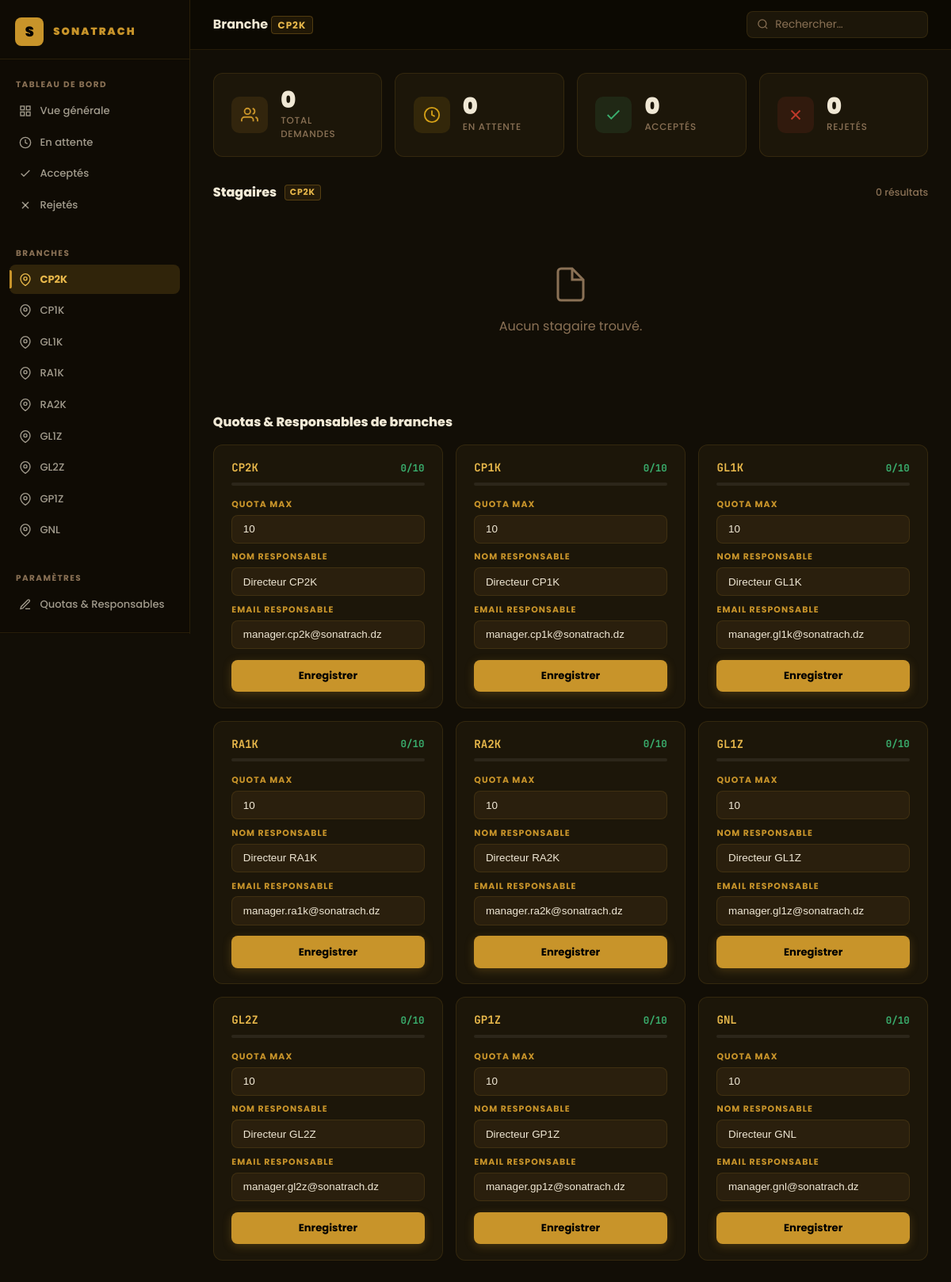
/admin/dashboard.php?branch=CP2K (signed in), run on the app's committed database.
### tables this page shows
CREATE TABLE IF NOT EXISTS `branch_quotas` (
  `branch`      VARCHAR(16) NOT NULL,
  `max_quota`   INT UNSIGNED NOT NULL DEFAULT 10,
  `manager_email` VARCHAR(150) DEFAULT NULL,
  `manager_name`  VARCHAR(200) DEFAULT NULL,
  PRIMARY KEY (`branch`)
);

### admin/dashboard.php (the view, shortened to what this page needs)
<?php
require_once __DIR__ . '/../include/db.php';
$filterBranch  = $_GET['branch']  ?? '';
$filterStatus  = $_GET['status']  ?? '';
$filterSearch  = trim($_GET['q']  ?? '');
$page          = max(1, (int)($_GET['page'] ?? 1));
$perPage       = 12;
$where  = [];
$params = [];
if ($filterBranch) { $where[] = 's.branch = :branch'; $params[':branch'] = $filterBranch; }
$whereSQL = $where ? 'WHERE ' . implode(' AND ', $where) : '';
$totalStmt = $conn->prepare("SELECT COUNT(*) FROM stagaires s $whereSQL");
$totalStmt->execute($params);
$total = (int)$totalStmt->fetchColumn();
$offset = ($page - 1) * $perPage;
$stmt = $conn->prepare("SELECT s.*, bq.max_quota, bq.manager_email, bq.manager_name FROM stagaires s LEFT JOIN branch_quotas bq ON bq.branch = s.branch $whereSQL ORDER BY s.created_at DESC LIMIT :limit OFFSET :offset");
foreach ($params as $k => $v) $stmt->bindValue($k, $v);
$stmt->bindValue(':limit', $perPage, PDO::PARAM_INT);
$stmt->bindValue(':offset', $offset, PDO::PARAM_INT);
$stmt->execute();
$stagaires = $stmt->fetchAll(PDO::FETCH_ASSOC);
$stats = $conn->query("SELECT
    COUNT(*) as total,
    SUM(status='pending') as pending,
    SUM(status='accepted') as accepted,
    SUM(status='rejected') as rejected
FROM stagaires")->fetch(PDO::FETCH_ASSOC);
$allQuotas = $conn->query("SELECT * FROM branch_quotas ORDER BY branch")->fetchAll(PDO::FETCH_ASSOC);
$branches = ['CP2K','CP1K','GL1K','RA1K','RA2K','GL1Z','GL2Z','GP1Z','GNL'];
function buildQuery(array $merge = [], array $remove = []): string {
    $p = $_GET;
    unset($p['page']);
    foreach ($remove as $k) unset($p[$k]);
    $p = array_merge($p, $merge);
    return $p ? '?' . http_build_query($p) : '';
}
?>
<!DOCTYPE html>
<html lang="fr">
<head>
<link rel="stylesheet" href="dashboard.css"/>
</head>
<body>
<aside class="sidebar" id="sidebar">
  <div class="sidebar-logo">
    <span class="logo-mark">S</span>
    <span class="logo-text">SONATRACH</span>
  </div>
  <nav class="sidebar-nav">
    <span class="nav-section-label">Tableau de bord</span>
    <a href="dashboard.php" class="nav-item <?= (!$filterBranch && !$filterStatus) ? 'active' : '' ?>">
      <svg viewBox="0 0 24 24" fill="none" stroke="currentColor" stroke-width="2"><rect x="3" y="3" width="7" height="7"/><rect x="14" y="3" width="7" height="7"/><rect x="14" y="14" width="7" height="7"/><rect x="3" y="14" width="7" height="7"/></svg>
      Vue générale
    </a>
    <a href="dashboard.php<?= buildQuery(['status'=>'pending']) ?>" class="nav-item <?= ($filterStatus==='pending' && !$filterBranch) ? 'active' : '' ?>">
      <svg viewBox="0 0 24 24" fill="none" stroke="currentColor" stroke-width="2"><circle cx="12" cy="12" r="10"/><polyline points="12,6 12,12 16,14"/></svg>
      En attente
    </a>
    <a href="dashboard.php<?= buildQuery(['status'=>'accepted']) ?>" class="nav-item <?= ($filterStatus==='accepted' && !$filterBranch) ? 'active' : '' ?>">
      <svg viewBox="0 0 24 24" fill="none" stroke="currentColor" stroke-width="2"><polyline points="20,6 9,17 4,12"/></svg>
      Acceptés
    </a>
    <a href="dashboard.php<?= buildQuery(['status'=>'rejected']) ?>" class="nav-item <?= ($filterStatus==='rejected' && !$filterBranch) ? 'active' : '' ?>">
      <svg viewBox="0 0 24 24" fill="none" stroke="currentColor" stroke-width="2"><line x1="18" y1="6" x2="6" y2="18"/><line x1="6" y1="6" x2="18" y2="18"/></svg>
      Rejetés
    </a>
    <span class="nav-section-label" style="margin-top:1.5rem;">Branches</span>
    <?php foreach ($branches as $b): ?>
    <a href="dashboard.php<?= buildQuery(['branch'=>$b], ['status']) ?>" class="nav-item <?= ($filterBranch===$b) ? 'active' : '' ?>">
      <svg viewBox="0 0 24 24" fill="none" stroke="currentColor" stroke-width="2"><path d="M21 10c0 7-9 13-9 13s-9-6-9-13a9 9 0 0 1 18 0z"/><circle cx="12" cy="10" r="3"/></svg>
      <?= $b ?>
    </a>
    <?php endforeach; ?>
    <span class="nav-section-label" style="margin-top:1.5rem;">Paramètres</span>
    <a href="#quotas-section" class="nav-item" onclick="document.getElementById('quotas-section').scrollIntoView({behavior:'smooth'});return false;">
      <svg viewBox="0 0 24 24" fill="none" stroke="currentColor" stroke-width="2"><path d="M12 20h9"/><path d="M16.5 3.5a2.121 2.121 0 0 1 3 3L7 19l-4 1 1-4L16.5 3.5z"/></svg>
      Quotas & Responsables
    </a>
  </nav>
  <div class="sidebar-footer">
  </div>
</aside>
<main class="main">
  <header class="topbar">
    <div class="topbar-title">
      <?php if ($filterBranch): ?>
        Branche <span class="branch-tag"><?= htmlspecialchars($filterBranch) ?></span>
      <?php elseif ($filterStatus === 'pending'): ?>
        Demandes en attente
      <?php elseif ($filterStatus === 'accepted'): ?>
        Stagaires acceptés
      <?php elseif ($filterStatus === 'rejected'): ?>
        Demandes rejetées
      <?php else: ?>
        Vue générale
      <?php endif; ?>
    </div>
    <form class="search-form" method="get" action="dashboard.php">
      <svg viewBox="0 0 24 24" fill="none" stroke="currentColor" stroke-width="2"><circle cx="11" cy="11" r="8"/><line x1="21" y1="21" x2="16.65" y2="16.65"/></svg>
      <input type="search" name="q" placeholder="Rechercher…" value="<?= htmlspecialchars($filterSearch) ?>"/>
    </form>
  </header>
  <div class="content">
    <div class="kpi-grid">
      <div class="kpi-card kpi-total">
        <div class="kpi-icon">
          <svg viewBox="0 0 24 24" fill="none" stroke="currentColor" stroke-width="2"><path d="M17 21v-2a4 4 0 0 0-4-4H5a4 4 0 0 0-4 4v2"/><circle cx="9" cy="7" r="4"/><path d="M23 21v-2a4 4 0 0 0-3-3.87"/><path d="M16 3.13a4 4 0 0 1 0 7.75"/></svg>
        </div>
        <div class="kpi-body">
          <div class="kpi-num"><?= number_format($stats['total']) ?></div>
          <div class="kpi-label">Total Demandes</div>
        </div>
      </div>
      <div class="kpi-card kpi-pending">
        <div class="kpi-icon">
          <svg viewBox="0 0 24 24" fill="none" stroke="currentColor" stroke-width="2"><circle cx="12" cy="12" r="10"/><polyline points="12,6 12,12 16,14"/></svg>
        </div>
        <div class="kpi-body">
          <div class="kpi-num"><?= number_format($stats['pending']) ?></div>
          <div class="kpi-label">En attente</div>
        </div>
      </div>
      <div class="kpi-card kpi-accepted">
        <div class="kpi-icon">
          <svg viewBox="0 0 24 24" fill="none" stroke="currentColor" stroke-width="2"><polyline points="20,6 9,17 4,12"/></svg>
        </div>
        <div class="kpi-body">
          <div class="kpi-num"><?= number_format($stats['accepted']) ?></div>
          <div class="kpi-label">Acceptés</div>
        </div>
      </div>
      <div class="kpi-card kpi-rejected">
        <div class="kpi-icon">
          <svg viewBox="0 0 24 24" fill="none" stroke="currentColor" stroke-width="2"><line x1="18" y1="6" x2="6" y2="18"/><line x1="6" y1="6" x2="18" y2="18"/></svg>
        </div>
        <div class="kpi-body">
          <div class="kpi-num"><?= number_format($stats['rejected']) ?></div>
          <div class="kpi-label">Rejetés</div>
        </div>
      </div>
    </div>
    <section class="table-section">
      <div class="section-header">
        <h2>
          Stagaires
          <?php if ($filterBranch): ?><span class="branch-tag sm"><?= htmlspecialchars($filterBranch) ?></span><?php endif; ?>
        </h2>
        <span class="result-count"><?= $total ?> résultat<?= $total!==1?'s':'' ?></span>
      </div>
      <?php if (empty($stagaires)): ?>
      <div class="empty-state">
        <svg viewBox="0 0 24 24" fill="none" stroke="currentColor" stroke-width="1.5"><path d="M13 2H6a2 2 0 0 0-2 2v16a2 2 0 0 0 2 2h12a2 2 0 0 0 2-2V9z"/><polyline points="13,2 13,9 20,9"/></svg>
        <p>Aucun stagaire trouvé.</p>
      </div>
      <?php endif; ?>
    </section>
    <section class="quotas-section" id="quotas-section">
      <div class="section-header">
        <h2>Quotas & Responsables de branches</h2>
      </div>
      <div class="quotas-grid">
        <?php
        $qmap2 = [];
        foreach ($allQuotas as $q) $qmap2[$q['branch']] = $q;
        foreach ($branches as $b):
            $q = $qmap2[$b] ?? ['branch'=>$b,'max_quota'=>10,'manager_email'=>'','manager_name'=>''];
            $acc = $bmap[$b]['accepted'] ?? 0;
        ?>
        <div class="quota-card">
          <div class="quota-card-head">
            <span class="branch-code"><?= $b ?></span>
            <span class="quota-usage <?= ($acc >= $q['max_quota']) ? 'quota-full' : '' ?>"><?= $acc ?>/<?= $q['max_quota'] ?></span>
          </div>
          <div class="quota-bar-wrap">
          </div>
          <form method="post" class="quota-form">
            <div class="quota-field">
              <label>Quota max</label>
              <input type="number" name="max_quota" min="0" max="999" value="<?= (int)$q['max_quota'] ?>" required/>
            </div>
            <div class="quota-field">
              <label>Nom responsable</label>
              <input type="text" name="manager_name" placeholder="Nom du responsable" value="<?= htmlspecialchars($q['manager_name'] ?? '') ?>"/>
            </div>
            <div class="quota-field">
              <label>Email responsable</label>
              <input type="email" name="manager_email" placeholder="responsable@sonatrach.dz" value="<?= htmlspecialchars($q['manager_email'] ?? '') ?>"/>
            </div>
            <button type="submit" class="quota-save-btn">Enregistrer</button>
          </form>
        </div>
        <?php endforeach; ?>
      </div>
    </section>
  </div>
</main>
</body>
</html>

### data on the page
branch_quotas: b "CP2K", acc "0", max_quota "10", manager_name "Directeur CP2K", manager_email "manager.cp2k@sonatrach.dz"
branch_quotas: b "CP1K", acc "0", max_quota "10", manager_name "Directeur CP1K", manager_email "manager.cp1k@sonatrach.dz"
branch_quotas: b "GL1K", acc "0", max_quota "10", manager_name "Directeur GL1K", manager_email "manager.gl1k@sonatrach.dz"
branch_quotas: b "RA1K", acc "0", max_quota "10", manager_name "Directeur RA1K", manager_email "manager.ra1k@sonatrach.dz"
branch_quotas: b "RA2K", acc "0", max_quota "10", manager_name "Directeur RA2K", manager_email "manager.ra2k@sonatrach.dz"
branch_quotas: b "GL1Z", acc "0", max_quota "10", manager_name "Directeur GL1Z", manager_email "manager.gl1z@sonatrach.dz"
branch_quotas: b "GL2Z", acc "0", max_quota "10", manager_name "Directeur GL2Z", manager_email "manager.gl2z@sonatrach.dz"
branch_quotas: b "GP1Z", acc "0", max_quota "10", manager_name "Directeur GP1Z", manager_email "manager.gp1z@sonatrach.dz"
branch_quotas: b "GNL", acc "0", max_quota "10", manager_name "Directeur GNL", manager_email "manager.gnl@sonatrach.dz"

### other printed values
$b "CP2K"
$b "CP1K"
$b "GL1K"
$b "RA1K"
$b "RA2K"
$b "GL1Z"
$b "GL2Z"
$b "GP1Z"
$b "GNL"
$filterBranch "CP2K"
$stats['total'] "0"
$stats['pending'] "0"
$stats['accepted'] "0"
$stats['rejected'] "0"
$total "0"
